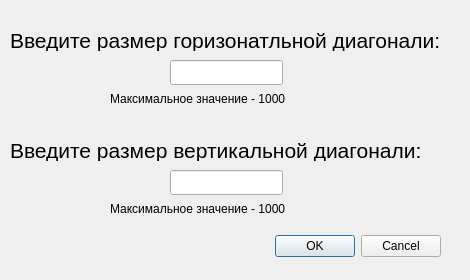
<?xml version="1.0" encoding="UTF-8"?>
<ui version="4.0">
 <class>RhombusDialog</class>
 <widget class="QDialog" name="RhombusDialog">
  <property name="geometry">
   <rect>
    <x>0</x>
    <y>0</y>
    <width>470</width>
    <height>280</height>
   </rect>
  </property>
  <property name="windowTitle">
   <string>Ромб</string>
  </property>
  <widget class="QDialogButtonBox" name="buttonBox">
   <property name="geometry">
    <rect>
     <x>100</x>
     <y>230</y>
     <width>341</width>
     <height>32</height>
    </rect>
   </property>
   <property name="orientation">
    <enum>Qt::Horizontal</enum>
   </property>
   <property name="standardButtons">
    <set>QDialogButtonBox::Cancel|QDialogButtonBox::Ok</set>
   </property>
  </widget>
  <widget class="QLabel" name="label">
   <property name="geometry">
    <rect>
     <x>10</x>
     <y>30</y>
     <width>461</width>
     <height>21</height>
    </rect>
   </property>
   <property name="font">
    <font>
     <pointsize>16</pointsize>
    </font>
   </property>
   <property name="text">
    <string>Введите размер горизонатльной диагонали: </string>
   </property>
  </widget>
  <widget class="QLabel" name="label_2">
   <property name="geometry">
    <rect>
     <x>10</x>
     <y>140</y>
     <width>461</width>
     <height>21</height>
    </rect>
   </property>
   <property name="font">
    <font>
     <pointsize>16</pointsize>
    </font>
   </property>
   <property name="text">
    <string>Введите размер вертикальной диагонали: </string>
   </property>
  </widget>
  <widget class="QLineEdit" name="lineEdit">
   <property name="geometry">
    <rect>
     <x>170</x>
     <y>60</y>
     <width>113</width>
     <height>25</height>
    </rect>
   </property>
  </widget>
  <widget class="QLineEdit" name="lineEdit_2">
   <property name="geometry">
    <rect>
     <x>170</x>
     <y>170</y>
     <width>113</width>
     <height>25</height>
    </rect>
   </property>
  </widget>
  <widget class="QLabel" name="label_3">
   <property name="geometry">
    <rect>
     <x>110</x>
     <y>90</y>
     <width>231</width>
     <height>17</height>
    </rect>
   </property>
   <property name="text">
    <string>Максимальное значение - 1000</string>
   </property>
  </widget>
  <widget class="QLabel" name="label_4">
   <property name="geometry">
    <rect>
     <x>110</x>
     <y>200</y>
     <width>231</width>
     <height>17</height>
    </rect>
   </property>
   <property name="text">
    <string>Максимальное значение - 1000</string>
   </property>
  </widget>
 </widget>
 <resources/>
 <connections>
  <connection>
   <sender>buttonBox</sender>
   <signal>accepted()</signal>
   <receiver>RhombusDialog</receiver>
   <slot>accept()</slot>
   <hints>
    <hint type="sourcelabel">
     <x>248</x>
     <y>254</y>
    </hint>
    <hint type="destinationlabel">
     <x>157</x>
     <y>274</y>
    </hint>
   </hints>
  </connection>
  <connection>
   <sender>buttonBox</sender>
   <signal>rejected()</signal>
   <receiver>RhombusDialog</receiver>
   <slot>reject()</slot>
   <hints>
    <hint type="sourcelabel">
     <x>316</x>
     <y>260</y>
    </hint>
    <hint type="destinationlabel">
     <x>286</x>
     <y>274</y>
    </hint>
   </hints>
  </connection>
 </connections>
</ui>
